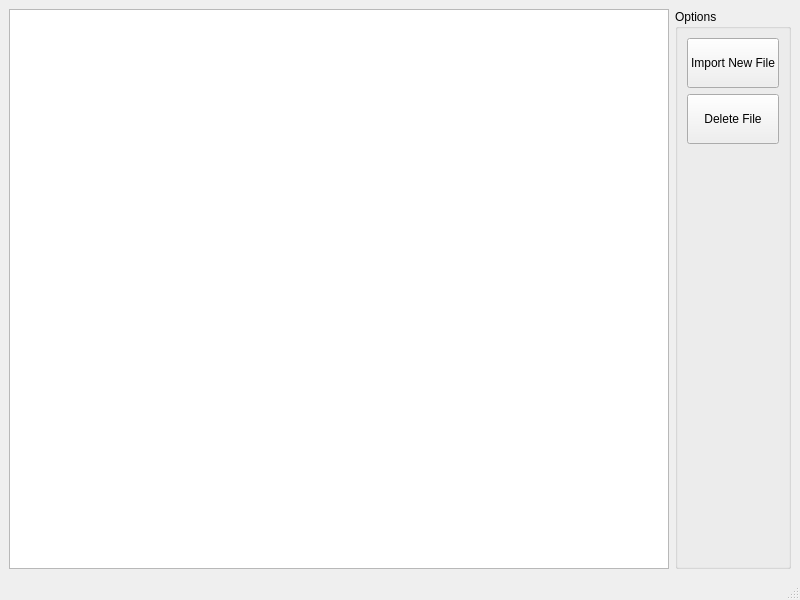
<?xml version="1.0" encoding="UTF-8"?>
<ui version="4.0">
 <class>MainWindow</class>
 <widget class="QMainWindow" name="MainWindow">
  <property name="geometry">
   <rect>
    <x>0</x>
    <y>0</y>
    <width>800</width>
    <height>600</height>
   </rect>
  </property>
  <property name="windowTitle">
   <string>MainWindow</string>
  </property>
  <widget class="QWidget" name="centralwidget">
   <layout class="QGridLayout" name="gridLayout">
    <item row="0" column="0">
     <widget class="QListWidget" name="listWidget">
      <property name="iconSize">
       <size>
        <width>100</width>
        <height>100</height>
       </size>
      </property>
      <property name="viewMode">
       <enum>QListView::IconMode</enum>
      </property>
     </widget>
    </item>
    <item row="0" column="1">
     <widget class="QGroupBox" name="groupBox">
      <property name="title">
       <string>Options</string>
      </property>
      <layout class="QVBoxLayout" name="verticalLayout">
       <item>
        <widget class="QPushButton" name="pushButton_ImportNewFile">
         <property name="minimumSize">
          <size>
           <width>50</width>
           <height>50</height>
          </size>
         </property>
         <property name="text">
          <string>Import New File</string>
         </property>
        </widget>
       </item>
       <item>
        <widget class="QPushButton" name="pushButton_DeleteFile">
         <property name="minimumSize">
          <size>
           <width>50</width>
           <height>50</height>
          </size>
         </property>
         <property name="text">
          <string>Delete File</string>
         </property>
        </widget>
       </item>
       <item>
        <spacer name="verticalSpacer">
         <property name="orientation">
          <enum>Qt::Vertical</enum>
         </property>
         <property name="sizeHint" stdset="0">
          <size>
           <width>20</width>
           <height>40</height>
          </size>
         </property>
        </spacer>
       </item>
      </layout>
     </widget>
    </item>
   </layout>
  </widget>
  <widget class="QMenuBar" name="menubar">
   <property name="geometry">
    <rect>
     <x>0</x>
     <y>0</y>
     <width>800</width>
     <height>20</height>
    </rect>
   </property>
  </widget>
  <widget class="QStatusBar" name="statusbar"/>
 </widget>
 <resources/>
 <connections/>
</ui>
